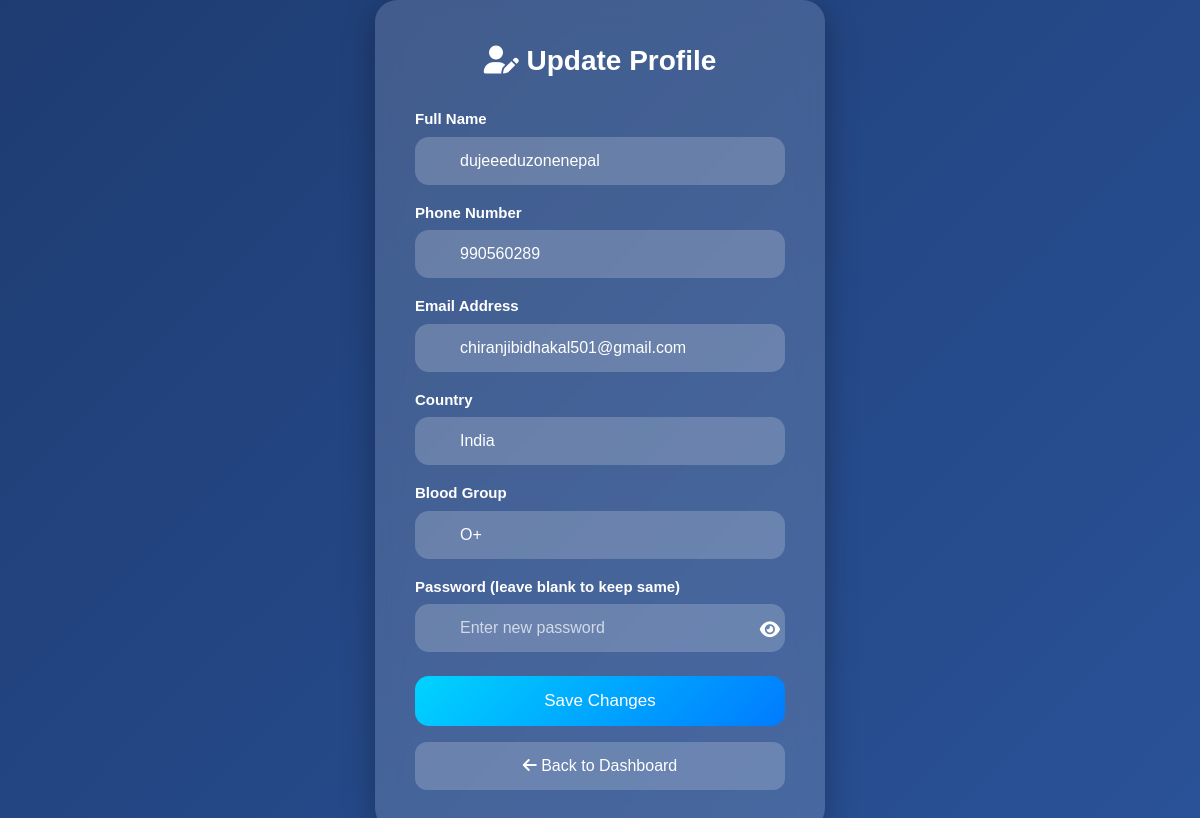
Screenshot of /update_profile.php (signed in) with the database file from the repository.
### tables this page shows
CREATE TABLE `members` (
  `id` int(11) NOT NULL,
  `mlm_id` varchar(20) NOT NULL,
  `ref_id` varchar(20) DEFAULT NULL,
  `full_name` varchar(100) NOT NULL,
  `phone` varchar(15) NOT NULL,
  `email` varchar(100) DEFAULT NULL,
  `roll_no` varchar(50) NOT NULL,
  `rp` int(11) DEFAULT NULL,
  `sp` int(11) DEFAULT NULL,
  `password` varchar(255) NOT NULL,
  `country` varchar(50) NOT NULL,
  `blood_group` varchar(10) NOT NULL,
  `status` enum('red','prime') DEFAULT 'red',
  `joining_date` timestamp NOT NULL DEFAULT current_timestamp(),
  `reg_date` timestamp NOT NULL DEFAULT current_timestamp(),
  `account_holder` varchar(100) DEFAULT NULL,
  `bank_name` varchar(100) DEFAULT NULL,
  `account_number` varchar(50) DEFAULT NULL,
  `ifsc_code` varchar(20) DEFAULT NULL,
  `branch_name` varchar(100) DEFAULT NULL
);

### update_profile.php (the view, shortened to what this page needs)
<?php
require 'db.php';
$id = $_SESSION['member_id'];
$stmt = $mysqli->prepare("SELECT * FROM members WHERE id=?");
$stmt->bind_param("i", $id);
$stmt->execute();
$data = $stmt->get_result()->fetch_assoc();
?>
<!DOCTYPE html>
<html>
<head>
<link href="https://cdn.jsdelivr.net/npm/bootstrap@5.3.2/dist/css/bootstrap.min.css" rel="stylesheet">
<link href="https://cdnjs.cloudflare.com/ajax/libs/font-awesome/6.5.0/css/all.min.css" rel="stylesheet">
</head>
<body>
<div class="glass-card">
    <div class="title"><i class="fa-solid fa-user-pen"></i> Update Profile</div>
    <form method="POST">
        <label class="form-label">Full Name</label> <br>
        <div class="mb-3 position-relative">
            <input type="text" name="full_name" class="form-control"
                value="<?= $data['full_name'] ?>" placeholder="Enter your full name" required>
        </div>
        <label class="form-label">Phone Number</label>
        <div class="mb-3 position-relative">
            <input type="text" name="phone" class="form-control"
                value="<?= $data['phone'] ?>" placeholder="Enter your phone number" required>
        </div>
        <label class="form-label">Email Address</label>
        <div class="mb-3 position-relative">
            <input type="email" name="email" class="form-control"
                value="<?= $data['email'] ?>" placeholder="Enter your email">
        </div>
        <label class="form-label">Country</label>
<div class="mb-3 position-relative">
    <select name="country" class="form-control" required>
        <option value="India" <?= ($data['country']=="India")?"selected":"" ?>>India</option>
    </select>
</div>
       <label class="form-label">Blood Group</label>
<div class="mb-3 position-relative">
    <select name="blood_group" class="form-control" required>
        <option value="O+" <?= ($data['blood_group']=="O+")?"selected":"" ?>>O+</option>
    </select>
</div>
<label class="form-label">Password (leave blank to keep same)</label>
<div class="mb-3 position-relative">
    <input type="password" name="password" id="passwordField" class="form-control"
        placeholder="Enter new password">
    <i class="fa-solid fa-eye toggle-eye" id="togglePassword"></i>
</div>
        <button class="btn btn-save w-100 mt-2">Save Changes</button>
    </form>
    <a href="user_dashboard.php">
        <button class="back-btn w-100 mt-3">
            <i class="fa-solid fa-arrow-left"></i> Back to Dashboard
        </button>
    </a>
</div>
</body>
</html>

### update_profile.php (style rules this page uses)
body { background: linear-gradient(135deg, #1e3c72, #2a5298); min-height: 100vh; display: flex; align-items: center; justify-content: center; font-family: 'Poppins', sans-serif; }
.glass-card { background: rgba(255, 255, 255, 0.15); backdrop-filter: blur(12px); -webkit-backdrop-filter: blur(12px); border-radius: 22px; padding: 40px; width: 450px; color: white; box-shadow: 0 8px 32px rgba(0,0,0,0.3); animation: fadeIn 0.8s ease; }
.form-label { font-weight: 600; color: #ffffff; margin-bottom: 6px; font-size: 15px; }
.form-control { height: 48px; border-radius: 14px; border: none; padding-left: 45px; background: rgba(255,255,255,0.2); color: #fff; }
.form-control::placeholder { color: rgba(255,255,255,0.7); }
.btn-save { background: linear-gradient(135deg, #00d4ff, #007bff); border: none; color: white; height: 50px; font-size: 17px; border-radius: 14px; transition: 0.3s; }
.back-btn { background: rgba(255,255,255,0.2); border: none; color: white; height: 48px; border-radius: 12px; }
.title { font-weight: 700; font-size: 28px; margin-bottom: 25px; text-align: center; }
.toggle-eye { position: absolute; right: 5px; top: 17px; font-size: 18px; color: #fff; cursor: pointer; }

### rows the page displays
members: full_name "dujeeeduzonenepal", phone "990560289", email "chiranjibidhakal501@gmail.com", country "India", blood_group "O+"
